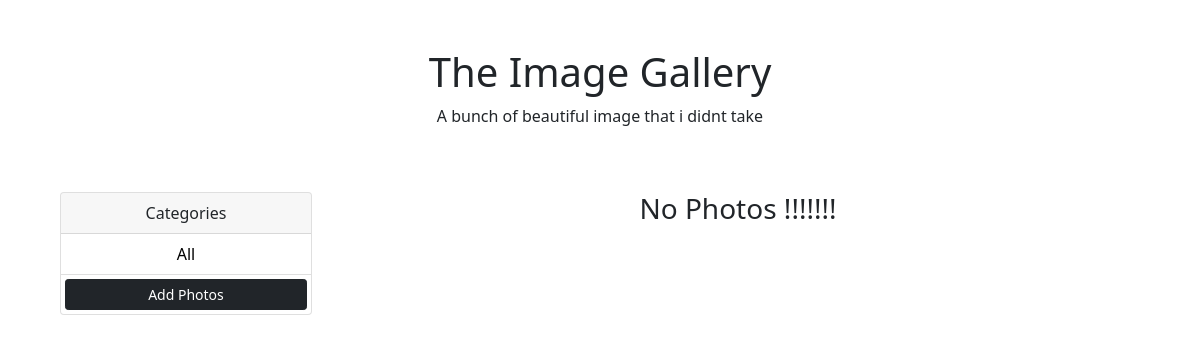
Before: /?category=Birthday with the older database file.
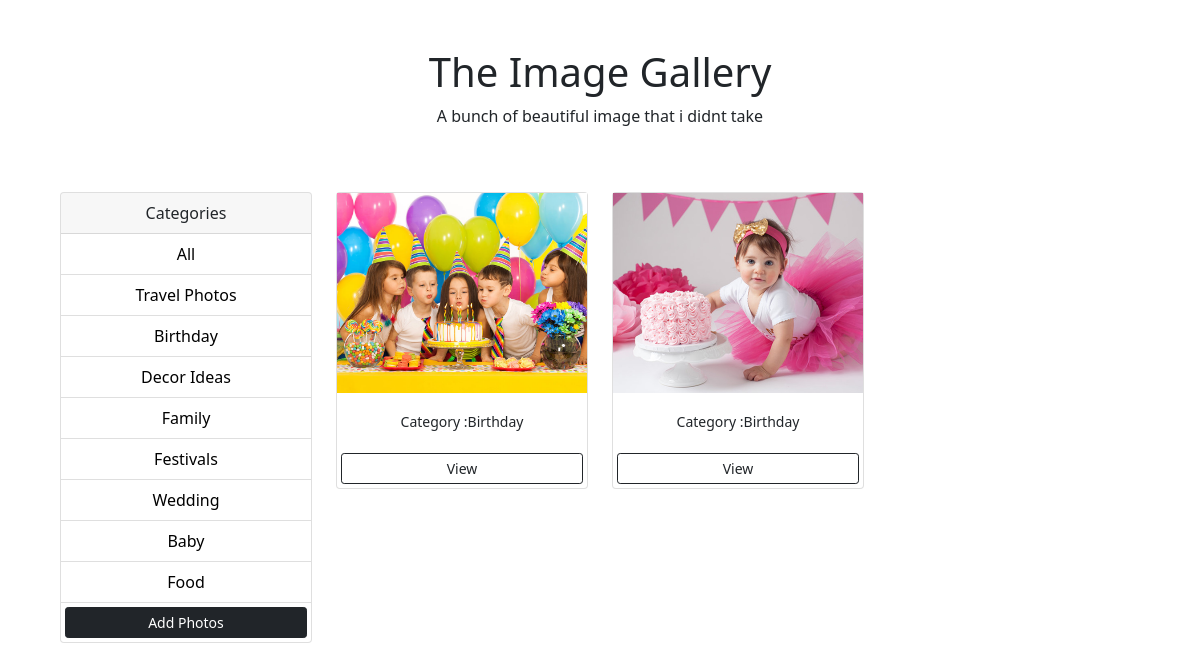
After: the same page with the newer database file.
### photos/models.py (models this page shows, shortened)
class Category(models.Model):
    name=models.CharField(max_length=200,null=False,blank=False)

class Photo(models.Model):
    category=models.ForeignKey(Category, on_delete=models.SET_NULL, null=True , blank=True)
    image=models.ImageField(null=False,blank=False)
    description=models.TextField()

### photos/views.py (the view)
# urls.py: path('',gallery,name='gallery'),
def gallery(request):
    category=request.GET.get('category')
    if category == None:
        photos = Photo.objects.all()
    else:
        photos = Photo.objects.filter(category__name=category)
    categories = Category.objects.all()
    context={'categories':categories, 'photos':photos}
    return render(request,'photos/gallery.html',context)

### photos/templates/photos/gallery.html (shortened to what this page needs)
<!DOCTYPE html>
<html lang="en">
<head>
    <link href="https://cdn.jsdelivr.net/npm/bootstrap@5.1.3/dist/css/bootstrap.min.css" rel="stylesheet"
>
     <div class="jumbotron">
                <h1>The Image Gallery</h1>
                <p>A bunch of beautiful image that i didnt take</p>
                <br><br>
     </div>
</head>
<body class="m-5">
<div class="container">
    <div class="row">
            <div class="col-md-3">
                <div class="card">
                    <div class="card-header">
                        Categories
                    </div>
                    <ul class="list-group list-group-flush">
                        <li class="list-group-item">
                            <a href="{% url 'gallery' %}"> All </a></li>
                        {% for category in categories %}
                        <li class="list-group-item">
                            <a href="{% url 'gallery' %}?category={{category.name}}"> {{ category.name }} </a></li>
                        {% endfor %}
                        <a href="{% url 'addPhoto' %}"  class="btn btn-dark btn-block btn-sm m-1">Add Photos</a>
                    </ul>
                </div>
            </div>
        <div class="col-md-9">
            <div class="row">
                {% for photo in photos %}
                <div class="col-md-4">
                    <div class="card">
                      <img class="image-thumbail" src="{{photo.image.url}}" alt="Card image cap">
                      <div class="card-body">
                          <small>Category :{{ photo.category.name }}</small>
                      </div>
                      <a href="{% url 'photo' photo.id %}" class="btn btn-outline-dark btn-sm m-1">View</a>
                    </div>
                </div>
                {% empty %}
                <h3> No Photos !!!!!!!</h3>
                {% endfor %}
            </div>
        </div>
    </div>
</div>
</body>
</html>

### photos/templates/photos/gallery.html (style rules this page uses)
.image-thumbail { height : 200px; object-fit : cover; }
.list-group-item a { text-decoration: none; color:black; }
h1 { text-align: center; }
p { text-align: center; }
div { text-align: center; }

Changed rows visible on the page:
added Category: name "Travel Photos"
added Category: name "Birthday"
added Category: name "Decor Ideas"
added Category: name "Family"
added Category: name "Festivals"
added Category: name "Wedding"
added Category: name "Baby"
added Category: name "Food"
added Photo: image (picture), category.name "Birthday"
added Photo: image (picture), category.name "Birthday"
Other visible differences:
text no longer shown: "No Photos !!!!!!!"
